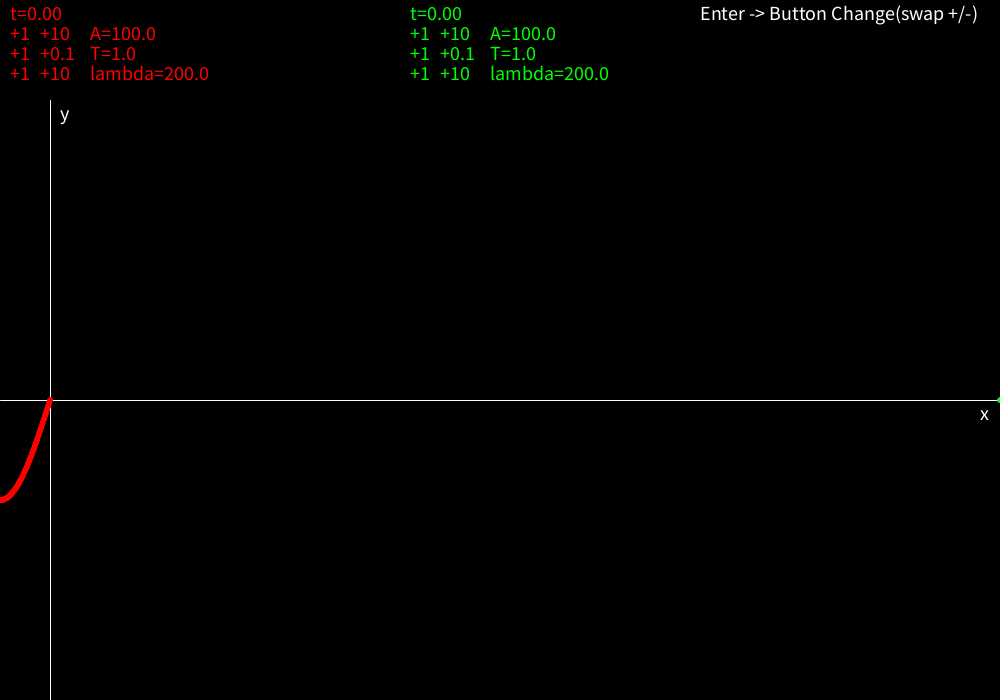
Frame 1 (no input)
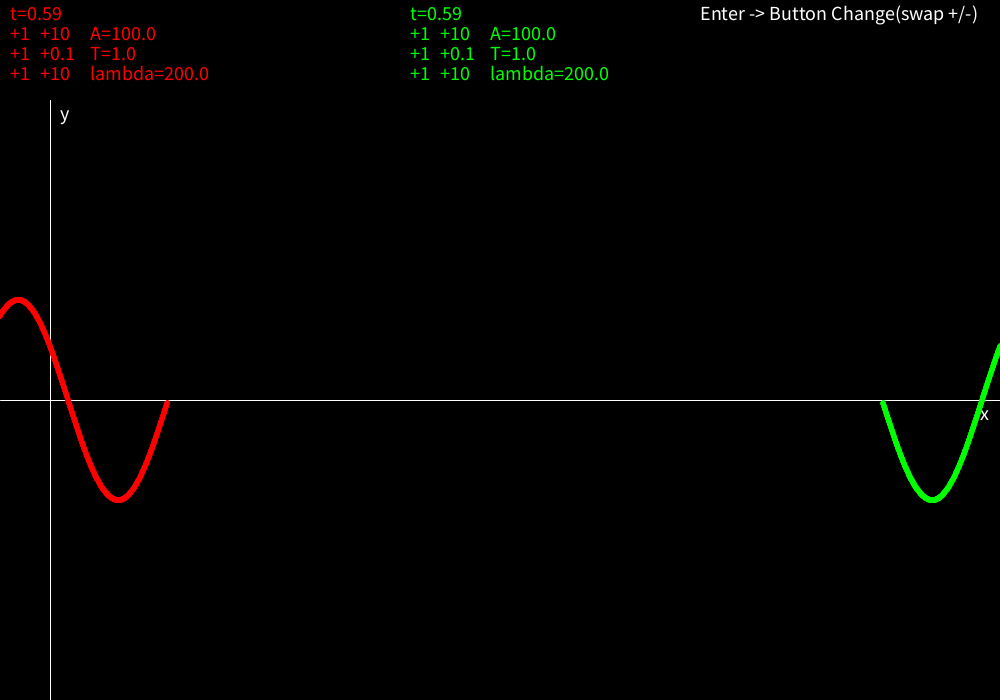
Frame 60 (the mouse pressed at the canvas centre just before this capture)
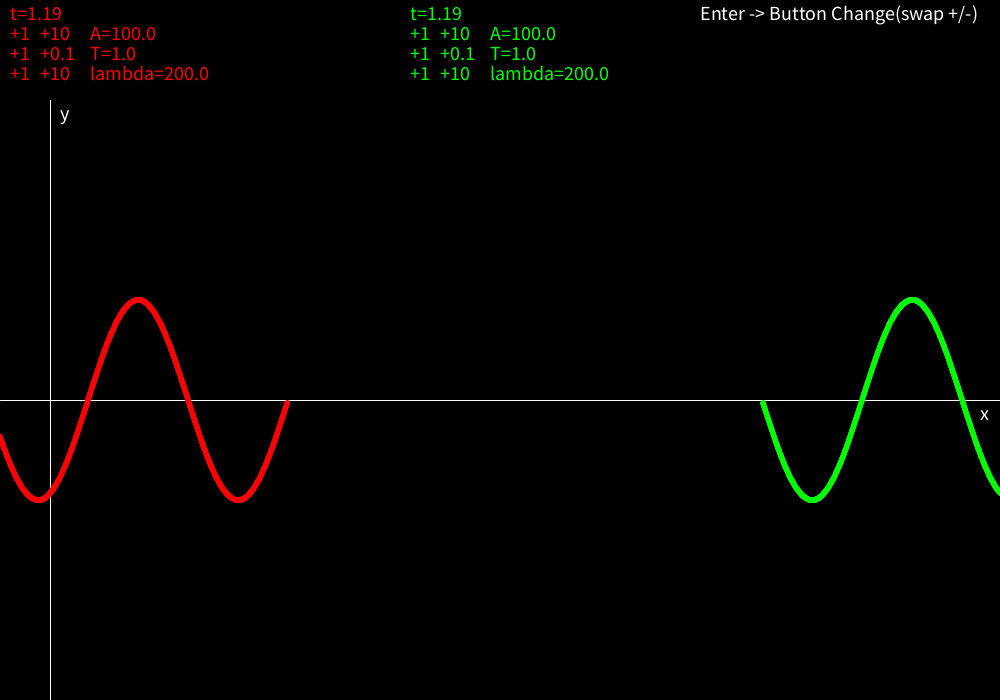
Frame 120 (the mouse held since frame 60 and released just before this capture)

The Processing sketch that drew these frames (run headless with seeded random() and noise(); from frame 60 on, the mouse is pressed at the canvas centre):

// Processing sketch: sin_wave
// ── sin_wave.pde
final int window_x=1000;
final int window_y=700;
float t=0,T=1,lambda=200, A=100;
float T2=1,lambda2=200, A2=100;
int sign=1;
void settings(){
  size(window_x,window_y);
}
void setup(){
  textSize(20);
  frameRate(100);
}
void draw(){
  background(0);
  stroke(255);
  fill(255);
  text("Enter -> Button Change(swap +/-)",700,20);
  text("y",60,120);
  text("x",window_x-20,(window_y-100)/2+120);
  translate(50,(window_y-100)/2+100);
  line(-50,0,window_x-50,0);
  line(0,-(window_y-100)/2,0,(window_y-100)/2);
  stroke(255,0,0);
  fill(255,0,0);
  for(int x=-50;x<window_x-50;x++){
    if(x>t*lambda/T)break;
    ellipse(x,A*sin(2.0*PI*(t/T-x/lambda)),5,5);
  }
  fill(0,255,0);
  stroke(0,255,0);
  for(int x=0;x<window_x;x++){
    if(x>t*lambda2/T2)break;
    ellipse(window_x-x-50,A2*sin(2.0*PI*(t/T2-x/lambda2)),5,5);
  }
  fill(0,0,255);
  stroke(0,0,255);
  for(int x=-50;x<window_x;x++){
    if(x<=t*lambda/T && x>=window_x-50-t*lambda2/T2)
      ellipse(x,A*sin(2.0*PI*(t/T-x/lambda))+A2*sin(2.0*PI*(t/T2-(window_x-x-50)/lambda2)),5,5);
  }
  translate(-50,-(window_y-100)/2-100);
  fill(255,0,0);
  String tx="";
  if(sign==1)tx="+";
  text("t="+nf(t,0,2),10,20);
  text(tx+sign,10,40);
  text(tx+(10*sign),40,40);
  text("A="+A,90,40);
  text(tx+sign,10,60);
  text(tx+nf((0.1*sign),0,1),40,60);
  text("T="+nf(T,0,1),90,60);
  text(tx+sign,10,80);
  text(tx+(10*sign),40,80);
  text("lambda="+lambda,90,80);
  fill(0,255,0);
  text("t="+nf(t,0,2),410,20);
  text(tx+sign,410,40);
  text(tx+(10*sign),440,40);
  text("A="+A2,490,40);
  text(tx+sign,410,60);
  text(tx+nf((0.1*sign),0,1),440,60);
  text("T="+nf(T2,0,1),490,60);
  text(tx+sign,410,80);
  text(tx+(10*sign),440,80);
  text("lambda="+lambda2,490,80);
  t+=0.01;
}
void mousePressed(){
  if(mouseX<35){
    if(mouseY<20)return;
    else if(mouseY<40)A+=sign;
    else if(mouseY<60)T+=sign;
    else if(mouseY<80)lambda+=sign;
  }
  else if(mouseX<85){
    if(mouseY<20)return;
    else if(mouseY<40)A+=sign*10;
    else if(mouseY<60)T+=sign*0.1;
    else if(mouseY<80)lambda+=sign*10;
  }else if(mouseX<400){
    return;
  }
  else if(mouseX<435){
    if(mouseY<20)return;
    else if(mouseY<40)A2+=sign;
    else if(mouseY<60)T2+=sign;
    else if(mouseY<80)lambda2+=sign;
  }
  else if(mouseX<485){
    if(mouseY<20)return;
    else if(mouseY<40)A2+=sign*10;
    else if(mouseY<60)T2+=sign*0.1;
    else if(mouseY<80)lambda2+=sign*10;
  }
}
void keyPressed(){
  if(key==ENTER)sign=(sign==1)?-1:1;
}
